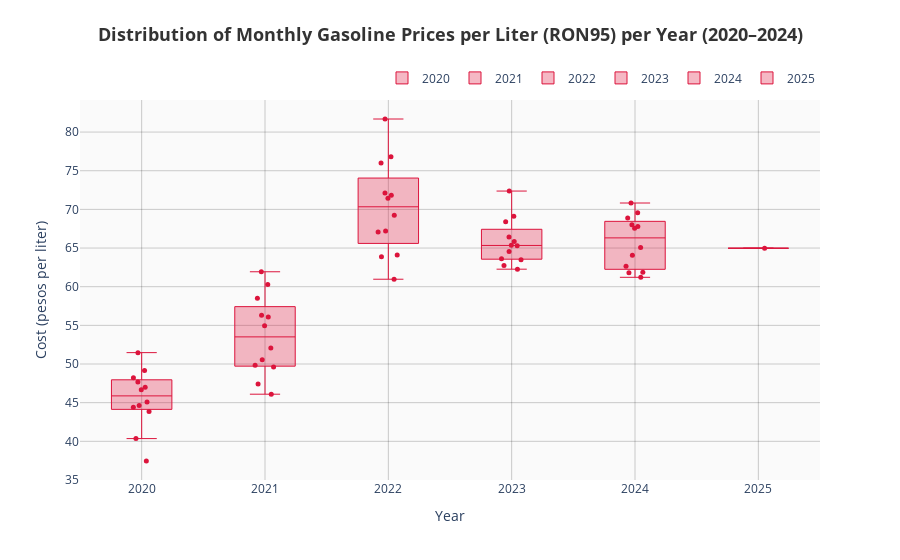

Source (notebook cell):
### Code cell
plot_gasoline_boxplot()

### Figure 1 — Plotly figure (JSON) as saved in the notebook; plotly's stock layout.template omitted (floating-point values rounded to 4 significant figures)
{"data": [{"boxpoints": "all", "fillcolor": "rgba(220, 20, 60, 0.3)", "jitter": 0.4, "line": {"width": 1}, "marker": {"color": "#DC143C", "size": 5}, "name": "2020", "pointpos": 0, "type": "box", "y": [51.47, 49.16, 45.1, 37.45, 40.36, 44.64, 47.69, 48.23, 46.98, 46.66, 43.86, 44.41]}, {"boxpoints": "all", "fillcolor": "rgba(220, 20, 60, 0.3)", "jitter": 0.4, "line": {"width": 1}, "marker": {"color": "#DC143C", "size": 5}, "name": "2021", "pointpos": 0, "type": "box", "y": [46.09, 47.42, 49.84, 49.61, 50.56, 52.07, 54.95, 56.08, 56.32, 60.3, 61.93, 58.52]}, {"boxpoints": "all", "fillcolor": "rgba(220, 20, 60, 0.3)", "jitter": 0.4, "line": {"width": 1}, "marker": {"color": "#DC143C", "size": 5}, "name": "2022", "pointpos": 0, "type": "box", "y": [60.97, 64.11, 71.83, 72.1, 76.0, 81.69, 76.79, 71.43, 69.24, 67.09, 67.21, 63.86]}, {"boxpoints": "all", "fillcolor": "rgba(220, 20, 60, 0.3)", "jitter": 0.4, "line": {"width": 1}, "marker": {"color": "#DC143C", "size": 5}, "name": "2023", "pointpos": 0, "type": "box", "y": [65.86, 65.3, 63.49, 65.37, 62.27, 62.74, 63.62, 69.12, 72.37, 68.42, 66.44, 64.54]}, {"boxpoints": "all", "fillcolor": "rgba(220, 20, 60, 0.3)", "jitter": 0.4, "line": {"width": 1}, "marker": {"color": "#DC143C", "size": 5}, "name": "2024", "pointpos": 0, "type": "box", "y": [65.08, 67.79, 68.0, 70.83, 68.9, 67.55, 69.56, 64.08, 61.86, 61.21, 61.8, 62.64]}, {"boxpoints": "all", "fillcolor": "rgba(220, 20, 60, 0.3)", "jitter": 0.4, "line": {"width": 1}, "marker": {"color": "#DC143C", "size": 5}, "name": "2025", "pointpos": 0, "type": "box", "y": [64.97]}], "layout": {"hovermode": "x unified", "legend": {"orientation": "h", "x": 1, "xanchor": "right", "y": 1.02, "yanchor": "bottom"}, "margin": {"t": 100}, "paper_bgcolor": "white", "plot_bgcolor": "#FAFAFA", "title": {"font": {"color": "#333333", "size": 18}, "text": "<b>Distribution of Monthly Gasoline Prices per Liter (RON95) per Year (2020–2024)</b>", "x": 0.5, "xanchor": "center", "y": 0.95}, "xaxis": {"gridcolor": "rgba(0,0,0,0.2)", "showgrid": true, "title": {"text": "Year"}}, "yaxis": {"gridcolor": "rgba(0,0,0,0.2)", "showgrid": true, "title": {"text": "Cost (pesos per liter)"}}}}
